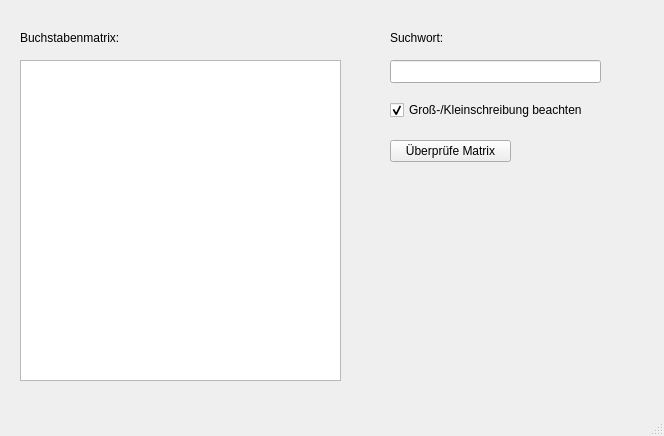
<?xml version="1.0" encoding="UTF-8"?>
<ui version="4.0">
 <class>MainWindow</class>
 <widget class="QMainWindow" name="MainWindow">
  <property name="geometry">
   <rect>
    <x>0</x>
    <y>0</y>
    <width>664</width>
    <height>436</height>
   </rect>
  </property>
  <property name="windowTitle">
   <string>Letter Matrix Check</string>
  </property>
  <widget class="QWidget" name="centralwidget">
   <widget class="QLabel" name="labelMatrix">
    <property name="geometry">
     <rect>
      <x>20</x>
      <y>30</y>
      <width>121</width>
      <height>16</height>
     </rect>
    </property>
    <property name="text">
     <string>Buchstabenmatrix:</string>
    </property>
   </widget>
   <widget class="QPlainTextEdit" name="inputFieldMatrix">
    <property name="geometry">
     <rect>
      <x>20</x>
      <y>60</y>
      <width>321</width>
      <height>321</height>
     </rect>
    </property>
   </widget>
   <widget class="QLineEdit" name="inputFieldKeyword">
    <property name="geometry">
     <rect>
      <x>390</x>
      <y>60</y>
      <width>211</width>
      <height>23</height>
     </rect>
    </property>
   </widget>
   <widget class="QLabel" name="labelKeyword">
    <property name="geometry">
     <rect>
      <x>390</x>
      <y>30</y>
      <width>91</width>
      <height>16</height>
     </rect>
    </property>
    <property name="text">
     <string>Suchwort:</string>
    </property>
   </widget>
   <widget class="QToolButton" name="buttonCheck">
    <property name="geometry">
     <rect>
      <x>390</x>
      <y>140</y>
      <width>121</width>
      <height>22</height>
     </rect>
    </property>
    <property name="text">
     <string>Überprüfe Matrix</string>
    </property>
   </widget>
   <widget class="QCheckBox" name="boxCaseSensitivity">
    <property name="geometry">
     <rect>
      <x>390</x>
      <y>100</y>
      <width>221</width>
      <height>20</height>
     </rect>
    </property>
    <property name="text">
     <string>Groß-/Kleinschreibung beachten</string>
    </property>
    <property name="checked">
     <bool>true</bool>
    </property>
   </widget>
   <widget class="QLabel" name="labelOutput">
    <property name="geometry">
     <rect>
      <x>390</x>
      <y>180</y>
      <width>221</width>
      <height>16</height>
     </rect>
    </property>
    <property name="text">
     <string/>
    </property>
   </widget>
  </widget>
  <widget class="QMenuBar" name="menubar">
   <property name="geometry">
    <rect>
     <x>0</x>
     <y>0</y>
     <width>664</width>
     <height>23</height>
    </rect>
   </property>
  </widget>
  <widget class="QStatusBar" name="statusbar"/>
 </widget>
 <resources/>
 <connections/>
</ui>
